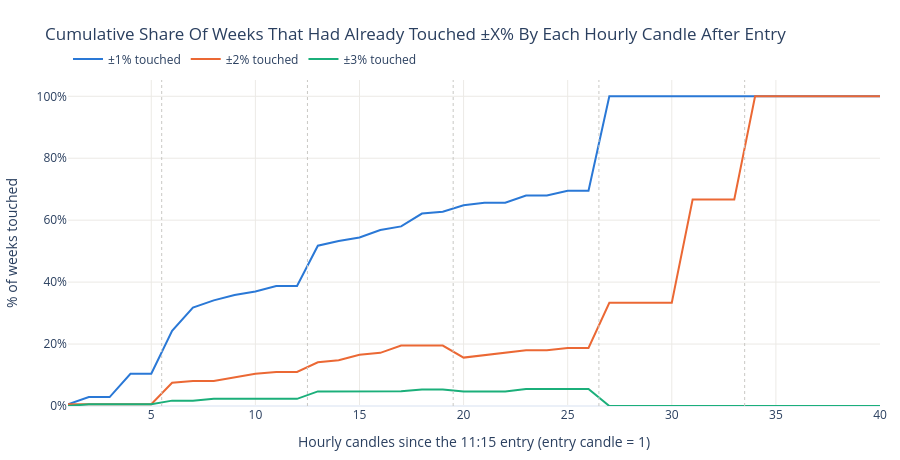

Source (notebook cell):
### Markdown cell above
## When In The Week Does The Damage Happen?

Each weekly path is walked hour by hour, tracking the share of weeks that had already traded ±1%, ±2% or ±3% away from the entry price by that point. A curve that is already flat by the middle of the week means the risk was front-loaded; one that keeps climbing into expiry means the last sessions are where shorts get tested.

Dotted verticals mark session boundaries: the entry session contributes the candles from the entry onward (5 for an 11:15 entry), every later full session 7. The table below counts sessions directly, so it stays correct around holidays.

### Code cell
CANDLES_PER_SESSION = 7
first_session = int(moves["first_session_candles"].median())
max_candles = max(len(p) for p in paths)

# Running |move| from the entry price: how far the week had travelled by candle k, either side.
excursion = np.full((len(paths), max_candles), np.nan)
for i, path in enumerate(paths):
    running = np.maximum.accumulate(np.maximum(path[:, 0], -path[:, 1]))
    excursion[i, : len(running)] = running

alive = (~np.isnan(excursion)).sum(axis=0)
x = np.arange(1, max_candles + 1)

fig = go.Figure()
for threshold, color in zip(TOUCH_THRESHOLDS, SERIES_HEX):
    touched = np.nansum(excursion >= threshold, axis=0) / np.maximum(alive, 1) * 100
    fig.add_trace(
        go.Scatter(
            x=x, y=touched, mode="lines", name=f"±{threshold:.0f}% touched",
            line=dict(color=color, width=2),
            hovertemplate="candle %{x} — %{y:.1f}% of weeks<extra></extra>",
        )
    )

for boundary in range(first_session, max_candles, CANDLES_PER_SESSION):
    fig.add_vline(x=boundary + 0.5, line_dash="dot", line_color="#c9c8c4", line_width=1)

fig.update_layout(
    title="Cumulative Share Of Weeks That Had Already Touched ±X% By Each Hourly Candle After Entry",
    template="plotly_white",
    height=460,
    hovermode="x unified",
    legend=dict(orientation="h", yanchor="bottom", y=1.02, xanchor="left", x=0),
    margin=dict(t=80, b=50, l=60, r=20),
)
fig.update_xaxes(title_text=f"Hourly candles since the {ENTRY_TIME} entry (entry candle = 1)", gridcolor="#eceae6")
fig.update_yaxes(title_text="% of weeks touched", ticksuffix="%", gridcolor="#eceae6", rangemode="tozero")
fig.show()

n_sessions = int(moves["trading_days"].max())
session_range = range(1, n_sessions + 1)
timing = pd.DataFrame(
    {
        "Session since entry": [f"Session {d}" + (" (entry day)" if d == 1 else "") for d in session_range],
        "Weeks reaching this session": [int((moves["trading_days"] >= d).sum()) for d in session_range],
        "Weekly high printed here": (
            moves["session_of_max_up"].value_counts(normalize=True).mul(100)
            .reindex(session_range, fill_value=0.0).to_numpy()
        ),
        "Weekly low printed here": (
            moves["session_of_max_down"].value_counts(normalize=True).mul(100)
            .reindex(session_range, fill_value=0.0).to_numpy()
        ),
    }
)
display(timing.style.format({"Weekly high printed here": "{:.1f}%", "Weekly low printed here": "{:.1f}%"}).hide(axis="index"))

### Figure 1 — Plotly figure (JSON) as saved in the notebook; plotly's stock layout.template omitted (floating-point values rounded to 4 significant figures)
{"data": [{"hovertemplate": "candle %{x} — %{y:.1f}% of weeks<extra></extra>", "line": {"color": "#2a78d6", "width": 2}, "mode": "lines", "name": "±1% touched", "type": "scatter", "x": [1, 2, 3, 4, 5, 6, 7, 8, 9, 10, 11, 12, 13, 14, 15, 16, 17, 18, 19, 20, 21, 22, 23, 24, 25, 26, 27, 28, 29, 30, 31, 32, 33, 34, 35, 36, 37, 38, 39, 40], "y": [0.578, 2.89, 2.89, 10.4, 10.4, 24.28, 31.79, 34.1, 35.84, 36.99, 38.73, 38.73, 51.76, 53.25, 54.44, 56.8, 57.99, 62.13, 62.72, 64.84, 65.62, 65.62, 67.97, 67.97, 69.53, 69.53, 100.0, 100.0, 100.0, 100.0, 100.0, 100.0, 100.0, 100.0, 100.0, 100.0, 100.0, 100.0, 100.0, 100.0]}, {"hovertemplate": "candle %{x} — %{y:.1f}% of weeks<extra></extra>", "line": {"color": "#eb6834", "width": 2}, "mode": "lines", "name": "±2% touched", "type": "scatter", "x": [1, 2, 3, 4, 5, 6, 7, 8, 9, 10, 11, 12, 13, 14, 15, 16, 17, 18, 19, 20, 21, 22, 23, 24, 25, 26, 27, 28, 29, 30, 31, 32, 33, 34, 35, 36, 37, 38, 39, 40], "y": [0.578, 0.578, 0.578, 0.578, 0.578, 7.514, 8.092, 8.092, 9.249, 10.4, 10.98, 10.98, 14.12, 14.79, 16.57, 17.16, 19.53, 19.53, 19.53, 15.62, 16.41, 17.19, 17.97, 17.97, 18.75, 18.75, 33.33, 33.33, 33.33, 33.33, 66.67, 66.67, 66.67, 100.0, 100.0, 100.0, 100.0, 100.0, 100.0, 100.0]}, {"hovertemplate": "candle %{x} — %{y:.1f}% of weeks<extra></extra>", "line": {"color": "#1baf7a", "width": 2}, "mode": "lines", "name": "±3% touched", "type": "scatter", "x": [1, 2, 3, 4, 5, 6, 7, 8, 9, 10, 11, 12, 13, 14, 15, 16, 17, 18, 19, 20, 21, 22, 23, 24, 25, 26, 27, 28, 29, 30, 31, 32, 33, 34, 35, 36, 37, 38, 39, 40], "y": [0.0, 0.578, 0.578, 0.578, 0.578, 1.734, 1.734, 2.312, 2.312, 2.312, 2.312, 2.312, 4.706, 4.734, 4.734, 4.734, 4.734, 5.325, 5.325, 4.688, 4.688, 4.688, 5.469, 5.469, 5.469, 5.469, 0.0, 0.0, 0.0, 0.0, 0.0, 0.0, 0.0, 0.0, 0.0, 0.0, 0.0, 0.0, 0.0, 0.0]}], "layout": {"height": 460, "hovermode": "x unified", "legend": {"orientation": "h", "x": 0, "xanchor": "left", "y": 1.02, "yanchor": "bottom"}, "margin": {"b": 50, "l": 60, "r": 20, "t": 80}, "shapes": [{"line": {"color": "#c9c8c4", "dash": "dot", "width": 1}, "type": "line", "x0": 5.5, "x1": 5.5, "xref": "x", "y0": 0, "y1": 1, "yref": "y domain"}, {"line": {"color": "#c9c8c4", "dash": "dot", "width": 1}, "type": "line", "x0": 12.5, "x1": 12.5, "xref": "x", "y0": 0, "y1": 1, "yref": "y domain"}, {"line": {"color": "#c9c8c4", "dash": "dot", "width": 1}, "type": "line", "x0": 19.5, "x1": 19.5, "xref": "x", "y0": 0, "y1": 1, "yref": "y domain"}, {"line": {"color": "#c9c8c4", "dash": "dot", "width": 1}, "type": "line", "x0": 26.5, "x1": 26.5, "xref": "x", "y0": 0, "y1": 1, "yref": "y domain"}, {"line": {"color": "#c9c8c4", "dash": "dot", "width": 1}, "type": "line", "x0": 33.5, "x1": 33.5, "xref": "x", "y0": 0, "y1": 1, "yref": "y domain"}], "title": {"text": "Cumulative Share Of Weeks That Had Already Touched ±X% By Each Hourly Candle After Entry"}, "xaxis": {"gridcolor": "#eceae6", "title": {"text": "Hourly candles since the 11:15 entry (entry candle = 1)"}}, "yaxis": {"gridcolor": "#eceae6", "rangemode": "tozero", "ticksuffix": "%", "title": {"text": "% of weeks touched"}}}}
